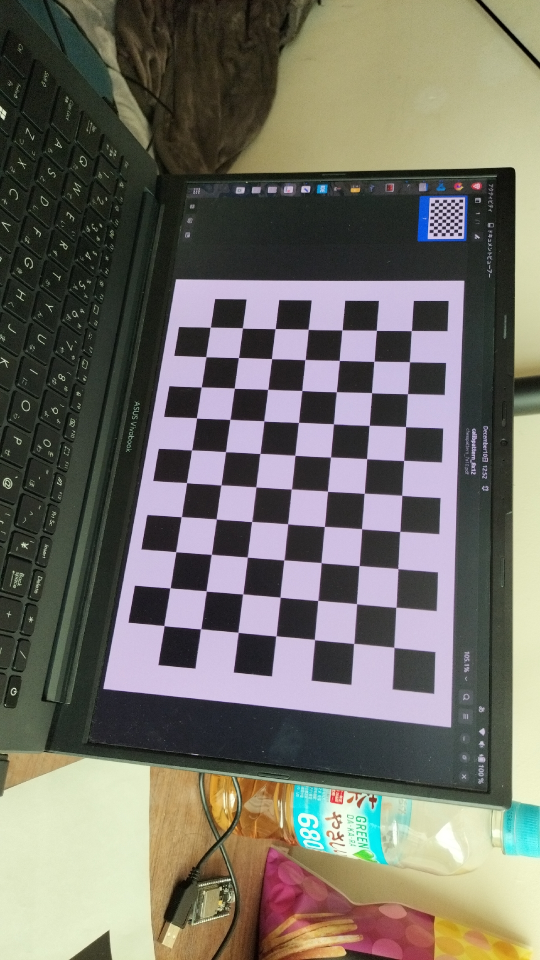
#> input picture img_resized/20231210_125251653.jpg, 1080 x 1920 px (shown at 1/2 size); its folder holds only this picture in this run
$ python camera_carib.py
#> lines starting #> are read from the running program, lines starting #| are printed output that depends on the picture; after the words box and inside, x2 and y2 are one past the last pixel; in counts of white or black regions, pixels touching at a corner belong together
import numpy as np
import cv2
import glob

# チェスボードの各マス目の一辺の長さ（メートル）
square_size = 0.02

# チェスボードのサイズ（内角点の数）
pattern_size = (7, 10)

# チェスボード上の3D座標
objp = np.zeros((np.prod(pattern_size), 3), dtype=np.float32)
objp[:, :2] = np.mgrid[0:pattern_size[0], 0:pattern_size[1]].T.reshape(-1, 2) * square_size

# 3D座標を保存するリスト
obj_points = []
# 2D座標を保存するリスト
img_points = []

# 画像フォルダのパス
image_folder_path = "img_resized/*.jpg"
# 画像ファイルのパスを取得
image_paths = glob.glob(image_folder_path)

for image_path in image_paths:
    # 画像を読み込み
    frame = cv2.imread(image_path)
#> frame is the input picture: shape (1920, 1080, 3); mean B, G, R 102.6, 111.8, 114.5

    # チェスボードのコーナーを検出
    ret, corners = cv2.findChessboardCorners(frame, pattern_size, None)
#> ret = True; corners = 70 rows, first 8: [788.3, 1295], [707.6, 1287.6], [629.4, 1279.9], [552.4, 1272.5], [476.5, 1264.9], [402, 1258.3], [328.2, 1251.3], [792.1, 1215]

    if ret:
        # コーナーが検出されたら3D座標と2D座標を保存
        obj_points.append(objp)
        img_points.append(corners)

        # コーナーを描画
        cv2.drawChessboardCorners(frame, pattern_size, corners, ret)
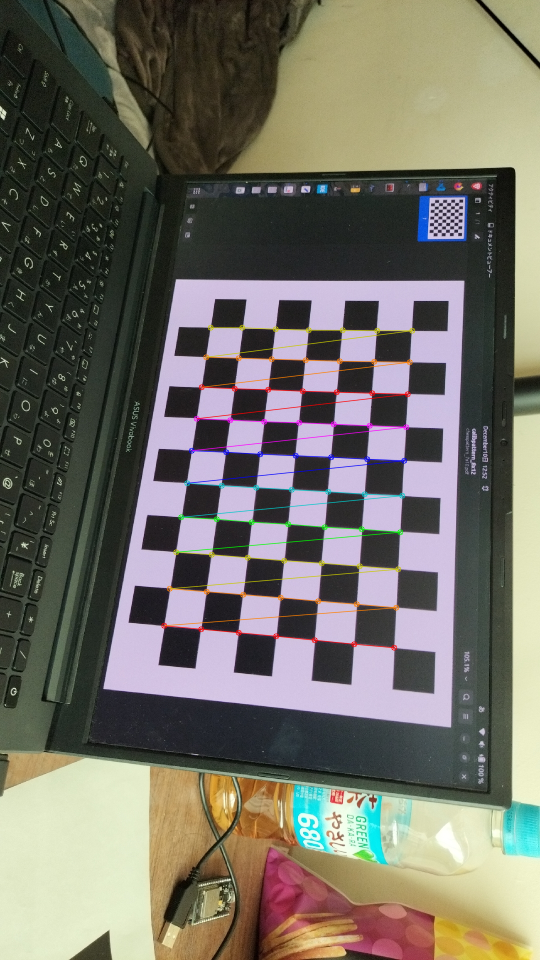
#> frame: shape (1920, 1080, 3) (shown at 1/2 size); 1.46% of pixels changed, all inside (x1, y1, x2, y2) = (322, 649, 831, 1302)

    cv2.imshow("Calibration", frame)

    # 'q' キーでキャリブレーションを終了
    if cv2.waitKey(1) & 0xFF == ord('q'):
#> (key q is pressed here)
        break

# カメラキャリブレーション
ret, mtx, dist, rvecs, tvecs = cv2.calibrateCamera(obj_points, img_points, frame.shape[::-1][1:], None, None)
#> ret = 0.377; mtx = [[1056.1, 0, 587.2], [0, 1061.1, 1083.6], [0, 0, 1]]; dist = [[0.13, -0.903, 0.000228, -0.000473, 2.93]]; rvecs = ([-0.183, -0.378, -3.03],); tvecs = ([0.0503, 0.0526, 0.266],)

# 結果を表示
print("Camera Matrix:")
print(mtx)
#| [[1.05607534e+03 0.00000000e+00 5.87224065e+02]
#|  [0.00000000e+00 1.06109127e+03 1.08361514e+03]
#|  [0.00000000e+00 0.00000000e+00 1.00000000e+00]]
print("\nDistortion Coefficients:")
print(dist)
#| [[ 1.29929300e-01 -9.02596634e-01  2.28310042e-04 -4.72644547e-04
#|    2.92627686e+00]]

# ウィンドウを閉じる
cv2.destroyAllWindows()

$ run again, on img_resized/20231210_125301809.jpg
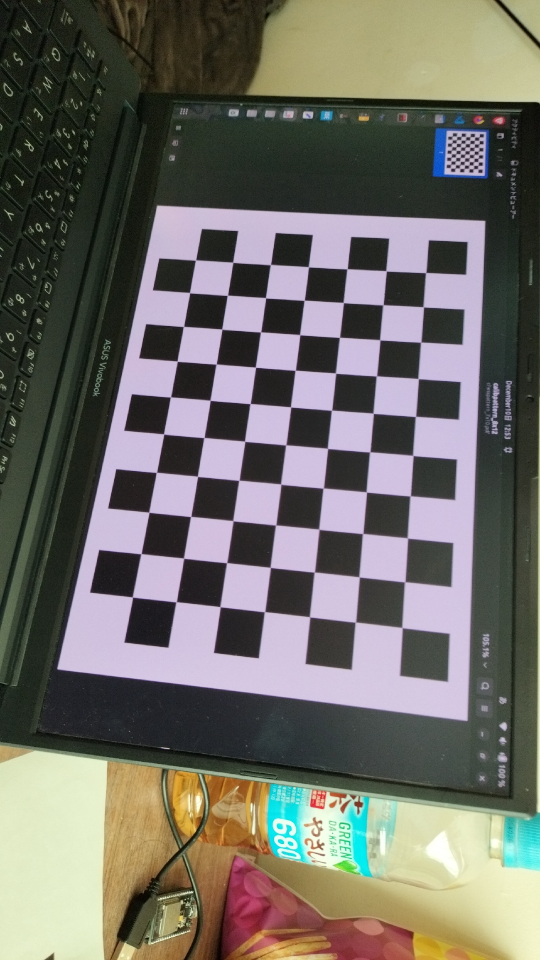
#> input picture img_resized/20231210_125301809.jpg, 1080 x 1920 px (shown at 1/2 size)
#> frame is the input picture: shape (1920, 1080, 3); mean B, G, R 102.4, 109.1, 111.4
#> `ret, corners = cv2.findChessboardCorners(frame, pattern_size, None)`: ret = True; corners = 70 rows, first 8: [805.2, 1255], [709.9, 1244.3], [619, 1234.4], [529.4, 1224.3], [440.2, 1213.6], [352.5, 1204.1], [265.7, 1195.1], [811.4, 1164.9]
#> `cv2.drawChessboardCorners(frame, pattern_size, corners, ret)`:
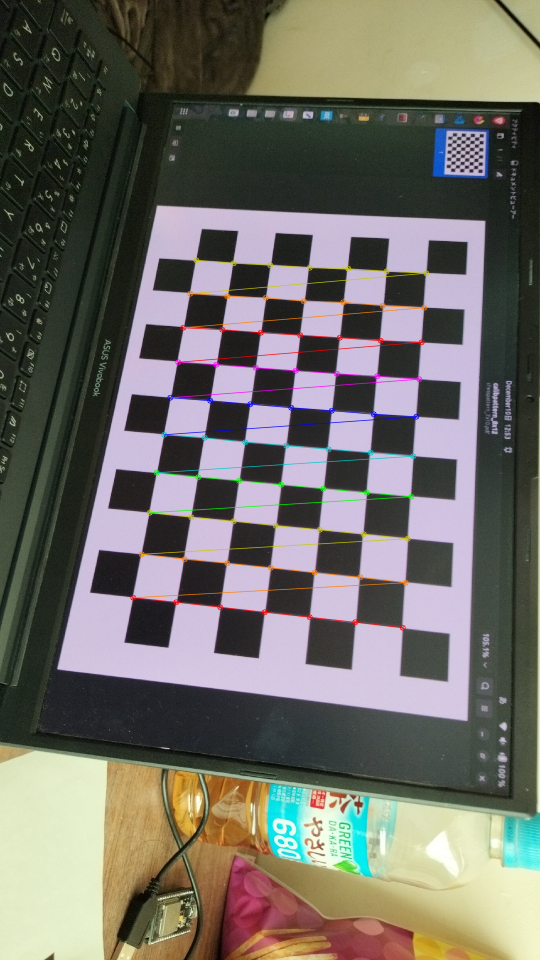
#> frame: shape (1920, 1080, 3) (shown at 1/2 size); 1.65% of pixels changed, all inside (x1, y1, x2, y2) = (260, 514, 859, 1262)
#> `ret, mtx, dist, rvecs, tvecs = cv2.calibrateCamera(obj_points, img_poi..`: ret = 0.903; mtx = [[1221.3, 0, 561.3], [0, 1205.2, 976.8], [0, 0, 1]]; dist = [[0.108, -0.606, -0.00434, -0.00168, 1.81]]; rvecs = ([-0.141, -0.438, -3],); tvecs = ([0.0524, 0.0609, 0.264],)
#| [[1.22127625e+03 0.00000000e+00 5.61290766e+02]
#|  [0.00000000e+00 1.20523810e+03 9.76845941e+02]
#|  [0.00000000e+00 0.00000000e+00 1.00000000e+00]]
#| [[ 1.07804293e-01 -6.06446701e-01 -4.34348464e-03 -1.67864220e-03
#|    1.80526101e+00]]

$ run again, on img_resized/20231210_125305385.jpg
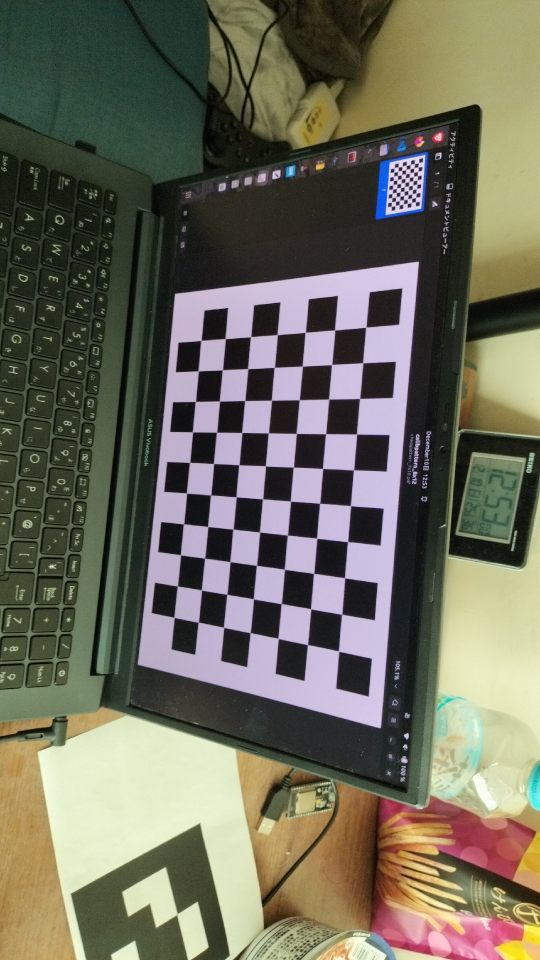
#> input picture img_resized/20231210_125305385.jpg, 1080 x 1920 px (shown at 1/2 size)
#> frame is the input picture: shape (1920, 1080, 3); mean B, G, R 92.2, 107.8, 109.7
#> `ret, corners = cv2.findChessboardCorners(frame, pattern_size, None)`: ret = True; corners = 70 rows, first 8: [831.4, 404.2], [823.9, 404.7], [815.1, 407.4], [807.5, 407.8], [798.7, 410.4], [791.2, 411.2], [783.4, 413.6], [832.4, 394.7]
#> `cv2.drawChessboardCorners(frame, pattern_size, corners, ret)`:
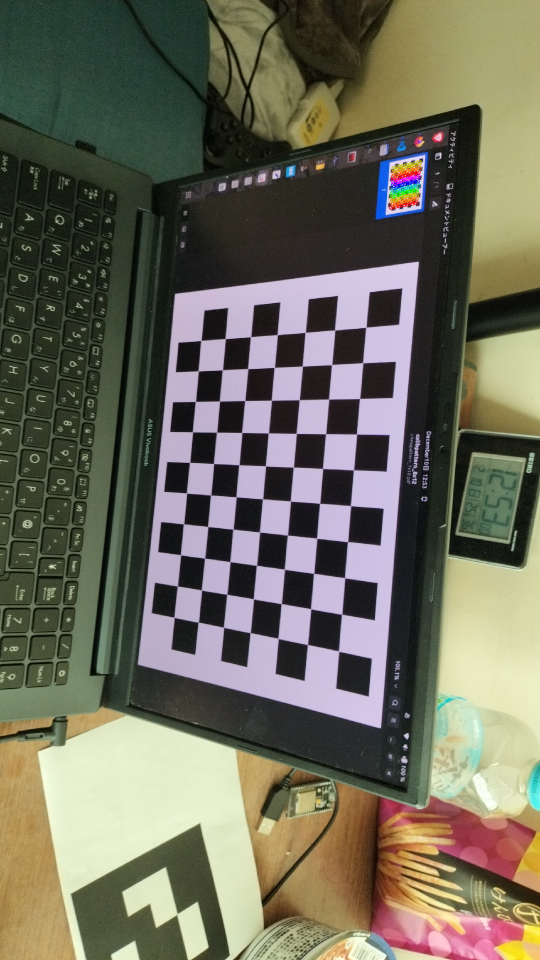
#> frame: shape (1920, 1080, 3) (shown at 1/2 size); 0.24% of pixels changed, all inside (x1, y1, x2, y2) = (777, 319, 845, 421)
#> `ret, mtx, dist, rvecs, tvecs = cv2.calibrateCamera(obj_points, img_poi..`: ret = 0.679; mtx = [[2156.1, 0, 552.4], [0, 3487.6, 924.7], [0, 0, 1]]; dist = [[1.38, 12.4, 0.00625, -0.0486, 9.36]]; rvecs = ([-0.312, -1.14, -2.86],); tvecs = ([0.722, -0.823, 5.79],)
#| [[2.15611916e+03 0.00000000e+00 5.52383438e+02]
#|  [0.00000000e+00 3.48760271e+03 9.24697176e+02]
#|  [0.00000000e+00 0.00000000e+00 1.00000000e+00]]
#| [[ 1.37705733e+00  1.23965755e+01  6.24972602e-03 -4.86013376e-02
#|    9.36124257e+00]]

$ run again, on img_resized/20231210_125308826.jpg
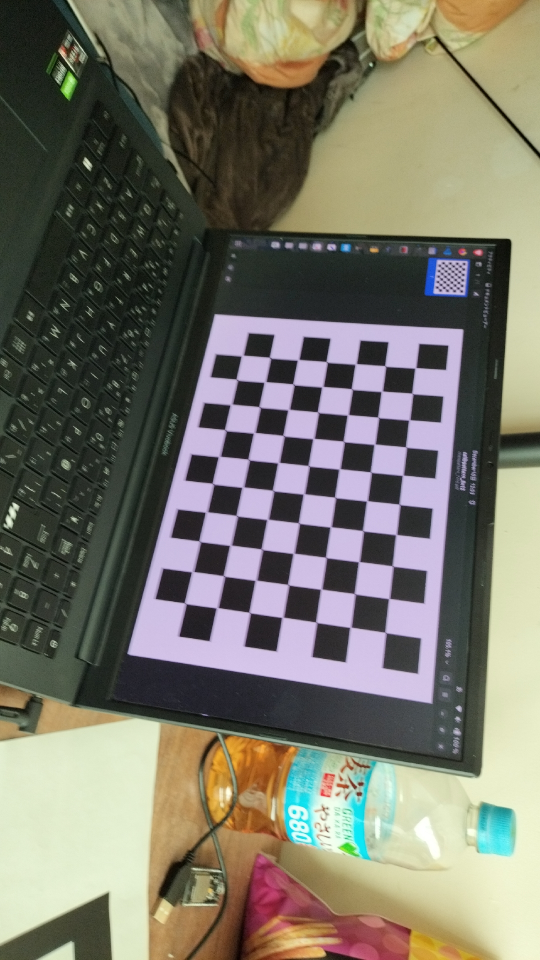
#> input picture img_resized/20231210_125308826.jpg, 1080 x 1920 px (shown at 1/2 size)
#> frame is the input picture: shape (1920, 1080, 3); mean B, G, R 105, 118.3, 120.4
#> `ret, corners = cv2.findChessboardCorners(frame, pattern_size, None)`: ret = True; corners = 70 rows, first 8: [769.4, 1264.4], [701.5, 1255], [633, 1245], [565.5, 1235], [499.5, 1225.5], [434.6, 1215.3], [371, 1207], [777, 1198.1]
#> `cv2.drawChessboardCorners(frame, pattern_size, corners, ret)`:
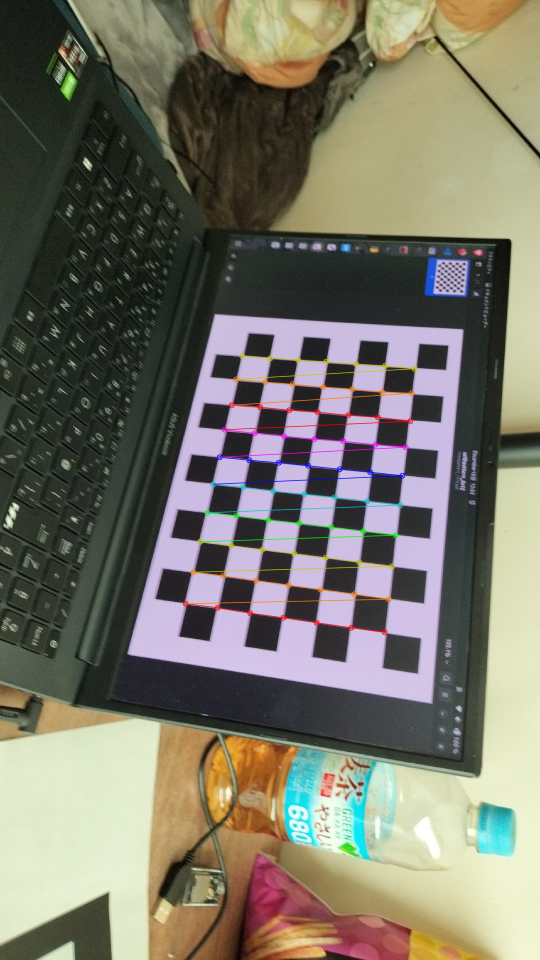
#> frame: shape (1920, 1080, 3) (shown at 1/2 size); 1.3% of pixels changed, all inside (x1, y1, x2, y2) = (365, 706, 836, 1271)
#> `ret, mtx, dist, rvecs, tvecs = cv2.calibrateCamera(obj_points, img_poi..`: ret = 1.06; mtx = [[1607.3, 0, 480.2], [0, 1662.6, 967.1], [0, 0, 1]]; dist = [[-0.233, 12.06, -0.000775, -0.0105, -120]]; rvecs = ([-0.283, -0.709, -2.89],); tvecs = ([0.0834, 0.0827, 0.462],)
#| [[1.60726996e+03 0.00000000e+00 4.80208681e+02]
#|  [0.00000000e+00 1.66257172e+03 9.67055907e+02]
#|  [0.00000000e+00 0.00000000e+00 1.00000000e+00]]
#| [[-2.33455830e-01  1.20593469e+01 -7.74891746e-04 -1.04733297e-02
#|   -1.19960488e+02]]

$ run again, on img_resized/20231210_125253397.jpg
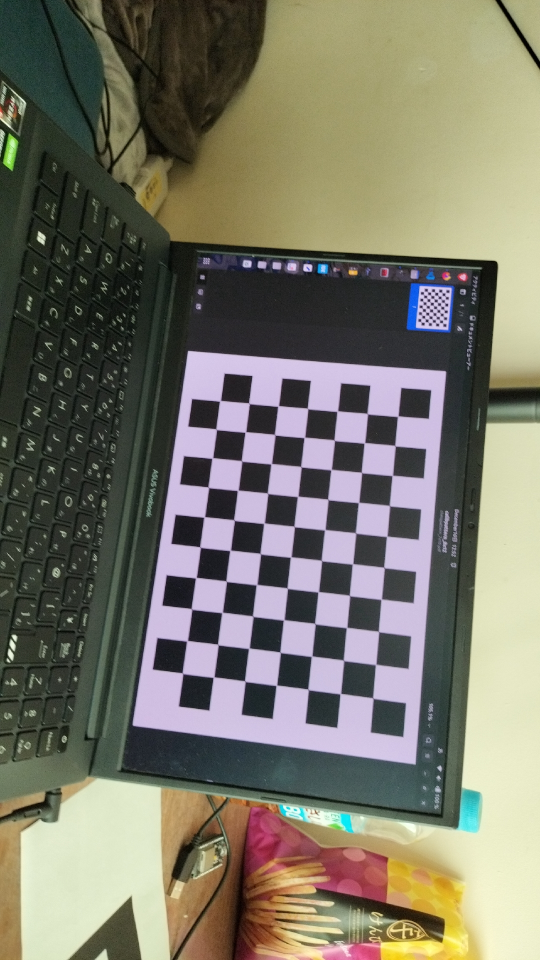
#> input picture img_resized/20231210_125253397.jpg, 1080 x 1920 px (shown at 1/2 size)
#> frame is the input picture: shape (1920, 1080, 3); mean B, G, R 104.7, 119.1, 121.4
#> `ret, corners = cv2.findChessboardCorners(frame, pattern_size, None)`: ret = True; corners = 70 rows, first 8: [746.7, 1397.5], [679.8, 1388.7], [615.5, 1378.1], [552, 1371.9], [489.4, 1361.7], [426.3, 1355.6], [364.4, 1345.5], [750.7, 1330.4]
#> `cv2.drawChessboardCorners(frame, pattern_size, corners, ret)`:
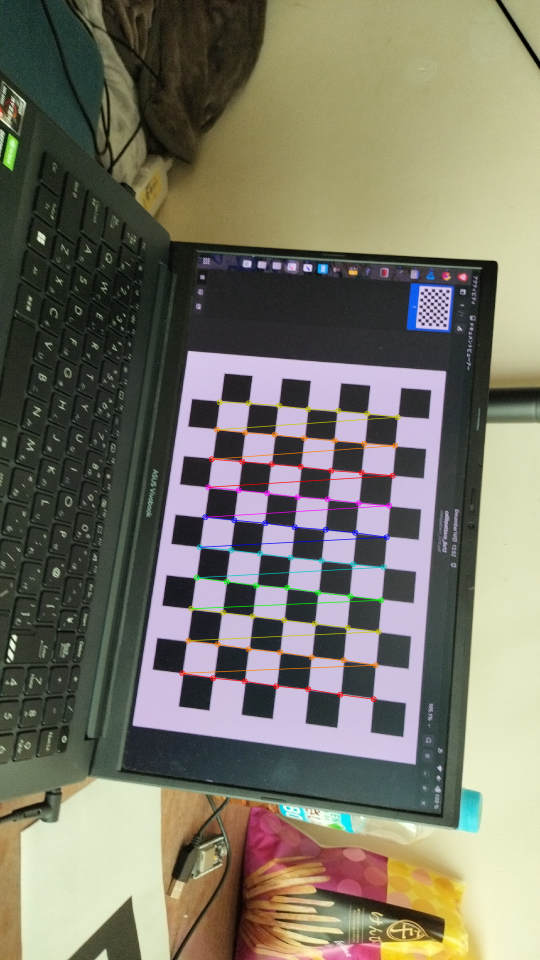
#> frame: shape (1920, 1080, 3) (shown at 1/2 size); 1.29% of pixels changed, all inside (x1, y1, x2, y2) = (358, 798, 802, 1405)
#> `ret, mtx, dist, rvecs, tvecs = cv2.calibrateCamera(obj_points, img_poi..`: ret = 1.3; mtx = [[1982.3, 0, 316.2], [0, 2022.7, 957.9], [0, 0, 1]]; dist = [[0.587, -6.92, -0.0109, -0.0456, 42.98]]; rvecs = ([-0.262, -0.401, -2.98],); tvecs = ([0.134, 0.132, 0.608],)
#| [[1.98233775e+03 0.00000000e+00 3.16173188e+02]
#|  [0.00000000e+00 2.02270174e+03 9.57947274e+02]
#|  [0.00000000e+00 0.00000000e+00 1.00000000e+00]]
#| [[ 5.86893724e-01 -6.92112127e+00 -1.09075050e-02 -4.55554639e-02
#|    4.29827731e+01]]
